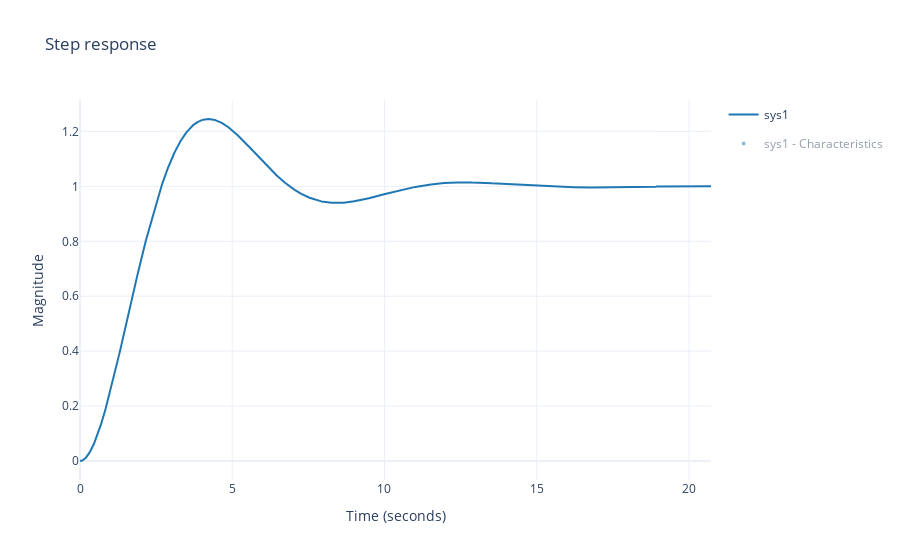
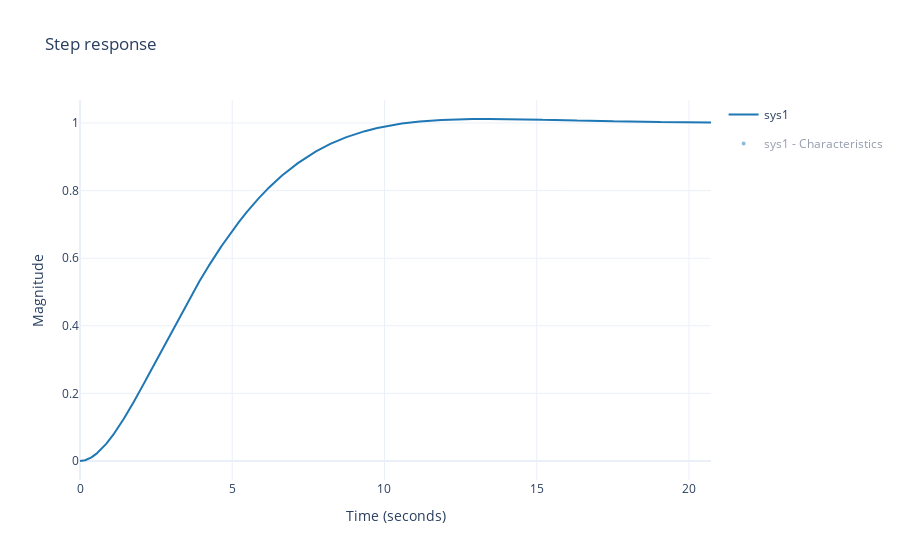
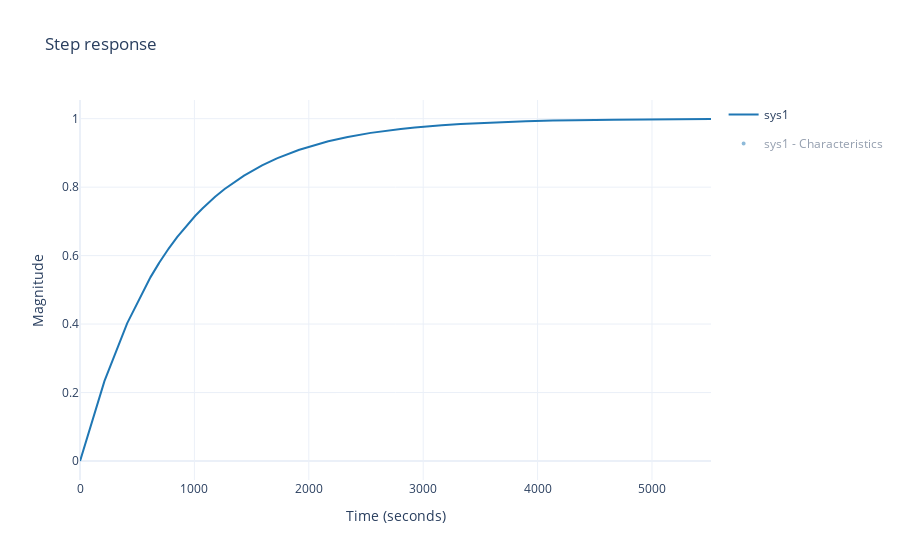

These figures' notebook cell, in order:
### Markdown cell above
À toi de jouer!

Code les différentes cellules pour réaliser les différents correcteurs présentés au cours de la séance.

### Code cell
# [À compléter par toi !]

#correccteur P
Kp = 0.01
G_BF_Kp = ml.feedback(Kp*H_arm,1)
print(G_BF_Kp)
rlf.step(G_BF_Kp, plot_infos=True);
#correccteur PI
Kp = 0.01
Ki = 0.25
G_BF_Kp_Ki = ml.feedback(Kp*Ki*H_arm,1)
print(G_BF_Kp_Ki)
rlf.step(G_BF_Kp_Ki, plot_infos=True);
#correccteur PID
Kp = 0.01
Ki = 0.25
Kd = 0.005
G_BF_Kp_Ki_Kd = ml.feedback(Kp*Ki*Kd*H_arm,1)
print(G_BF_Kp_Ki_Kd)
rlf.step(G_BF_Kp_Ki_Kd, plot_infos=True);

### Figure 1 — Plotly figure (JSON) as saved in the notebook; plotly's stock layout.template omitted (floating-point values rounded to 4 significant figures; data arrays with more than 128 entries replaced by an {"elided": "..."} marker saying what was removed)
{"data": [{"line": {"color": "#1F77B4"}, "name": "sys1", "type": "scatter", "x": {"elided": "10000 float values"}, "y": {"elided": "10000 float values"}}, {"customdata": [null], "hoverinfo": "none", "hovertemplate": "<b>DC Gain</b>: %{y:.3f}<br>", "legendgroup": "sys1 - Characteristics", "marker": {"color": "#1F77B4", "line": {"color": "#1F77B4", "width": 2}, "size": 6, "symbol": "circle"}, "mode": "markers", "name": "sys1 - DCGain", "showlegend": false, "type": "scatter", "visible": "legendonly", "x": [20.72], "y": [1.001]}, {"legendgroup": "sys1 - Characteristics", "line": {"color": "#1F77B4", "dash": "dot", "width": 2}, "mode": "lines", "name": "sys1 - Up limit", "showlegend": false, "type": "scatter", "visible": "legendonly", "x": [0, 20.72], "y": [1.001, 1.001]}, {"legendgroup": "sys1 - Characteristics", "line": {"color": "#1F77B4", "dash": "dot", "width": 2}, "mode": "lines", "name": "sys1 - Up limit", "showlegend": false, "type": "scatter", "visible": "legendonly", "x": [0, 20.72], "y": [1.051, 1.051]}, {"legendgroup": "sys1 - Characteristics", "line": {"color": "#1F77B4", "dash": "dot", "width": 2}, "mode": "lines", "name": "sys1 - Low limit", "showlegend": false, "type": "scatter", "visible": "legendonly", "x": [0, 20.72], "y": [0.9508, 0.9508]}, {"customdata": [9.252], "hoverinfo": "none", "hovertemplate": "<b>SettlingTime</b>: %{x:.3f}s<br>", "legendgroup": "sys1 - Characteristics", "marker": {"color": "#1F77B4", "line": {"color": "#1F77B4", "width": 2}, "size": 6, "symbol": "circle"}, "mode": "markers", "name": "sys1 - SettlingTime", "showlegend": false, "type": "scatter", "visible": "legendonly", "x": [9.252], "y": [0.9508]}, {"legendgroup": "sys1 - Characteristics", "line": {"color": "#1F77B4", "dash": "dot", "width": 2}, "mode": "lines", "name": "sys1 - SettlingTime", "showlegend": false, "type": "scatter", "visible": "legendonly", "x": [9.252, 9.252], "y": [0, 0.9508]}, {"legendgroup": "sys1 - Characteristics", "line": {"color": "#1F77B4", "dash": "dot", "width": 2}, "mode": "lines", "name": "sys1 - RiseTime left limit", "showlegend": false, "type": "scatter", "visible": "legendonly", "x": [0.5907, 0.5907], "y": [0, 0.901]}, {"legendgroup": "sys1 - Characteristics", "line": {"color": "#1F77B4", "dash": "dot", "width": 2}, "mode": "lines", "name": "sys1 - RiseTime right limit", "showlegend": false, "type": "scatter", "visible": "legendonly", "x": [2.4, 2.4], "y": [0, 0.901]}, {"legendgroup": "sys1 - Characteristics", "line": {"color": "#1F77B4", "dash": "dot", "width": 2}, "mode": "lines", "name": "sys1 - RiseTime horizontal limit", "showlegend": false, "type": "scatter", "visible": "legendonly", "x": [0, 2.4], "y": [0.901, 0.901]}, {"customdata": [1.809], "hoverinfo": "none", "hovertemplate": "<b>RiseTime</b>: %{customdata:.3f}s<br>", "legendgroup": "sys1 - Characteristics", "marker": {"color": "#1F77B4", "line": {"color": "#1F77B4", "width": 2}, "size": 6, "symbol": "circle"}, "mode": "markers", "name": "sys1 - RiseTime", "showlegend": false, "type": "scatter", "visible": "legendonly", "x": [2.4], "y": [0.901]}, {"legendgroup": "sys1 - Characteristics", "line": {"color": "#1F77B4", "dash": "dot", "width": 2}, "mode": "lines", "name": "sys1 - Overshoot vertical line", "showlegend": false, "type": "scatter", "visible": "legendonly", "x": [4.216, 4.216], "y": [0, 1.245]}, {"legendgroup": "sys1 - Characteristics", "line": {"color": "#1F77B4", "dash": "dot", "width": 2}, "mode": "lines", "name": "sys1 - Overshoot horizontal line", "showlegend": false, "type": "scatter", "visible": "legendonly", "x": [0, 4.216], "y": [1.245, 1.245]}, {"customdata": [24.43], "hoverinfo": "none", "hovertemplate": "<b>Peak</b>: %{y:.3f}<br><b>Peak time</b>: %{x:.3f}s<br><b>Overshoot</b>: %{customdata:.3f}%<br>", "legendgroup": "sys1 - Characteristics", "marker": {"color": "#1F77B4", "line": {"color": "#1F77B4", "width": 2}, "size": 6, "symbol": "circle"}, "mode": "markers", "name": "sys1 - Overshoot", "showlegend": false, "type": "scatter", "visible": "legendonly", "x": [4.216], "y": [1.245]}, {"legendgroup": "sys1 - Characteristics", "marker": {"color": "#1F77B4", "line": {"color": "#1F77B4", "width": 2}, "size": 1, "symbol": "circle"}, "mode": "markers", "name": "sys1 - Characteristics", "type": "scatter", "visible": "legendonly", "x": [10.36], "y": [0.9819]}], "layout": {"title": {"text": "Step response"}, "xaxis": {"title": {"text": "Time (seconds)"}}, "yaxis": {"title": {"text": "Magnitude"}}}}

### Figure 2 — Plotly figure (JSON) as saved in the notebook; plotly's stock layout.template omitted (floating-point values rounded to 4 significant figures; data arrays with more than 128 entries replaced by an {"elided": "..."} marker saying what was removed)
{"data": [{"line": {"color": "#1F77B4"}, "name": "sys1", "type": "scatter", "x": {"elided": "10000 float values"}, "y": {"elided": "10000 float values"}}, {"customdata": [null], "hoverinfo": "none", "hovertemplate": "<b>DC Gain</b>: %{y:.3f}<br>", "legendgroup": "sys1 - Characteristics", "marker": {"color": "#1F77B4", "line": {"color": "#1F77B4", "width": 2}, "size": 6, "symbol": "circle"}, "mode": "markers", "name": "sys1 - DCGain", "showlegend": false, "type": "scatter", "visible": "legendonly", "x": [20.72], "y": [1.001]}, {"legendgroup": "sys1 - Characteristics", "line": {"color": "#1F77B4", "dash": "dot", "width": 2}, "mode": "lines", "name": "sys1 - Up limit", "showlegend": false, "type": "scatter", "visible": "legendonly", "x": [0, 20.72], "y": [1.001, 1.001]}, {"legendgroup": "sys1 - Characteristics", "line": {"color": "#1F77B4", "dash": "dot", "width": 2}, "mode": "lines", "name": "sys1 - Up limit", "showlegend": false, "type": "scatter", "visible": "legendonly", "x": [0, 20.72], "y": [1.051, 1.051]}, {"legendgroup": "sys1 - Characteristics", "line": {"color": "#1F77B4", "dash": "dot", "width": 2}, "mode": "lines", "name": "sys1 - Low limit", "showlegend": false, "type": "scatter", "visible": "legendonly", "x": [0, 20.72], "y": [0.9512, 0.9512]}, {"customdata": [8.553], "hoverinfo": "none", "hovertemplate": "<b>SettlingTime</b>: %{x:.3f}s<br>", "legendgroup": "sys1 - Characteristics", "marker": {"color": "#1F77B4", "line": {"color": "#1F77B4", "width": 2}, "size": 6, "symbol": "circle"}, "mode": "markers", "name": "sys1 - SettlingTime", "showlegend": false, "type": "scatter", "visible": "legendonly", "x": [8.553], "y": [0.9511]}, {"legendgroup": "sys1 - Characteristics", "line": {"color": "#1F77B4", "dash": "dot", "width": 2}, "mode": "lines", "name": "sys1 - SettlingTime", "showlegend": false, "type": "scatter", "visible": "legendonly", "x": [8.553, 8.553], "y": [0, 0.9511]}, {"legendgroup": "sys1 - Characteristics", "line": {"color": "#1F77B4", "dash": "dot", "width": 2}, "mode": "lines", "name": "sys1 - RiseTime left limit", "showlegend": false, "type": "scatter", "visible": "legendonly", "x": [1.264, 1.264], "y": [0, 0.9012]}, {"legendgroup": "sys1 - Characteristics", "line": {"color": "#1F77B4", "dash": "dot", "width": 2}, "mode": "lines", "name": "sys1 - RiseTime right limit", "showlegend": false, "type": "scatter", "visible": "legendonly", "x": [7.482, 7.482], "y": [0, 0.9012]}, {"legendgroup": "sys1 - Characteristics", "line": {"color": "#1F77B4", "dash": "dot", "width": 2}, "mode": "lines", "name": "sys1 - RiseTime horizontal limit", "showlegend": false, "type": "scatter", "visible": "legendonly", "x": [0, 7.482], "y": [0.9012, 0.9012]}, {"customdata": [6.218], "hoverinfo": "none", "hovertemplate": "<b>RiseTime</b>: %{customdata:.3f}s<br>", "legendgroup": "sys1 - Characteristics", "marker": {"color": "#1F77B4", "line": {"color": "#1F77B4", "width": 2}, "size": 6, "symbol": "circle"}, "mode": "markers", "name": "sys1 - RiseTime", "showlegend": false, "type": "scatter", "visible": "legendonly", "x": [7.482], "y": [0.9012]}, {"legendgroup": "sys1 - Characteristics", "line": {"color": "#1F77B4", "dash": "dot", "width": 2}, "mode": "lines", "name": "sys1 - Overshoot vertical line", "showlegend": false, "type": "scatter", "visible": "legendonly", "x": [13.33, 13.33], "y": [0, 1.012]}, {"legendgroup": "sys1 - Characteristics", "line": {"color": "#1F77B4", "dash": "dot", "width": 2}, "mode": "lines", "name": "sys1 - Overshoot horizontal line", "showlegend": false, "type": "scatter", "visible": "legendonly", "x": [0, 13.33], "y": [1.012, 1.012]}, {"customdata": [1.053], "hoverinfo": "none", "hovertemplate": "<b>Peak</b>: %{y:.3f}<br><b>Peak time</b>: %{x:.3f}s<br><b>Overshoot</b>: %{customdata:.3f}%<br>", "legendgroup": "sys1 - Characteristics", "marker": {"color": "#1F77B4", "line": {"color": "#1F77B4", "width": 2}, "size": 6, "symbol": "circle"}, "mode": "markers", "name": "sys1 - Overshoot", "showlegend": false, "type": "scatter", "visible": "legendonly", "x": [13.33], "y": [1.012]}, {"legendgroup": "sys1 - Characteristics", "marker": {"color": "#1F77B4", "line": {"color": "#1F77B4", "width": 2}, "size": 1, "symbol": "circle"}, "mode": "markers", "name": "sys1 - Characteristics", "type": "scatter", "visible": "legendonly", "x": [10.36], "y": [0.9954]}], "layout": {"title": {"text": "Step response"}, "xaxis": {"title": {"text": "Time (seconds)"}}, "yaxis": {"title": {"text": "Magnitude"}}}}

### Figure 3 — Plotly figure (JSON) as saved in the notebook; plotly's stock layout.template omitted (floating-point values rounded to 4 significant figures; data arrays with more than 128 entries replaced by an {"elided": "..."} marker saying what was removed)
{"data": [{"line": {"color": "#1F77B4"}, "name": "sys1", "type": "scatter", "x": {"elided": "10000 float values"}, "y": {"elided": "10000 float values"}}, {"customdata": [null], "hoverinfo": "none", "hovertemplate": "<b>DC Gain</b>: %{y:.3f}<br>", "legendgroup": "sys1 - Characteristics", "marker": {"color": "#1F77B4", "line": {"color": "#1F77B4", "width": 2}, "size": 6, "symbol": "circle"}, "mode": "markers", "name": "sys1 - DCGain", "showlegend": false, "type": "scatter", "visible": "legendonly", "x": [5516.0], "y": [0.999]}, {"legendgroup": "sys1 - Characteristics", "line": {"color": "#1F77B4", "dash": "dot", "width": 2}, "mode": "lines", "name": "sys1 - Up limit", "showlegend": false, "type": "scatter", "visible": "legendonly", "x": [0, 5516.0], "y": [0.999, 0.999]}, {"legendgroup": "sys1 - Characteristics", "line": {"color": "#1F77B4", "dash": "dot", "width": 2}, "mode": "lines", "name": "sys1 - Up limit", "showlegend": false, "type": "scatter", "visible": "legendonly", "x": [0, 5516.0], "y": [1.049, 1.049]}, {"legendgroup": "sys1 - Characteristics", "line": {"color": "#1F77B4", "dash": "dot", "width": 2}, "mode": "lines", "name": "sys1 - Low limit", "showlegend": false, "type": "scatter", "visible": "legendonly", "x": [0, 5516.0], "y": [0.949, 0.949]}, {"customdata": [2378.0], "hoverinfo": "none", "hovertemplate": "<b>SettlingTime</b>: %{x:.3f}s<br>", "legendgroup": "sys1 - Characteristics", "marker": {"color": "#1F77B4", "line": {"color": "#1F77B4", "width": 2}, "size": 6, "symbol": "circle"}, "mode": "markers", "name": "sys1 - SettlingTime", "showlegend": false, "type": "scatter", "visible": "legendonly", "x": [2378.0], "y": [0.949]}, {"legendgroup": "sys1 - Characteristics", "line": {"color": "#1F77B4", "dash": "dot", "width": 2}, "mode": "lines", "name": "sys1 - SettlingTime", "showlegend": false, "type": "scatter", "visible": "legendonly", "x": [2378.0, 2378.0], "y": [0, 0.949]}, {"legendgroup": "sys1 - Characteristics", "line": {"color": "#1F77B4", "dash": "dot", "width": 2}, "mode": "lines", "name": "sys1 - RiseTime left limit", "showlegend": false, "type": "scatter", "visible": "legendonly", "x": [86.06, 86.06], "y": [0, 0.8991]}, {"legendgroup": "sys1 - Characteristics", "line": {"color": "#1F77B4", "dash": "dot", "width": 2}, "mode": "lines", "name": "sys1 - RiseTime right limit", "showlegend": false, "type": "scatter", "visible": "legendonly", "x": [1833.0, 1833.0], "y": [0, 0.8991]}, {"legendgroup": "sys1 - Characteristics", "line": {"color": "#1F77B4", "dash": "dot", "width": 2}, "mode": "lines", "name": "sys1 - RiseTime horizontal limit", "showlegend": false, "type": "scatter", "visible": "legendonly", "x": [0, 1833.0], "y": [0.8991, 0.8991]}, {"customdata": [1747.0], "hoverinfo": "none", "hovertemplate": "<b>RiseTime</b>: %{customdata:.3f}s<br>", "legendgroup": "sys1 - Characteristics", "marker": {"color": "#1F77B4", "line": {"color": "#1F77B4", "width": 2}, "size": 6, "symbol": "circle"}, "mode": "markers", "name": "sys1 - RiseTime", "showlegend": false, "type": "scatter", "visible": "legendonly", "x": [1833.0], "y": [0.8991]}, {"legendgroup": "sys1 - Characteristics", "line": {"color": "#1F77B4", "dash": "dot", "width": 2}, "mode": "lines", "name": "sys1 - Overshoot vertical line", "showlegend": false, "type": "scatter", "visible": "legendonly", "x": [5516.0, 5516.0], "y": [0, 0.999]}, {"legendgroup": "sys1 - Characteristics", "line": {"color": "#1F77B4", "dash": "dot", "width": 2}, "mode": "lines", "name": "sys1 - Overshoot horizontal line", "showlegend": false, "type": "scatter", "visible": "legendonly", "x": [0, 5516.0], "y": [0.999, 0.999]}, {"customdata": [0], "hoverinfo": "none", "hovertemplate": "<b>Peak</b>: %{y:.3f}<br><b>Peak time</b>: %{x:.3f}s<br><b>Overshoot</b>: %{customdata:.3f}%<br>", "legendgroup": "sys1 - Characteristics", "marker": {"color": "#1F77B4", "line": {"color": "#1F77B4", "width": 2}, "size": 6, "symbol": "circle"}, "mode": "markers", "name": "sys1 - Overshoot", "showlegend": false, "type": "scatter", "visible": "legendonly", "x": [5516.0], "y": [0.999]}, {"legendgroup": "sys1 - Characteristics", "marker": {"color": "#1F77B4", "line": {"color": "#1F77B4", "width": 2}, "size": 1, "symbol": "circle"}, "mode": "markers", "name": "sys1 - Characteristics", "type": "scatter", "visible": "legendonly", "x": [2758.0], "y": [0.9683]}], "layout": {"title": {"text": "Step response"}, "xaxis": {"title": {"text": "Time (seconds)"}}, "yaxis": {"title": {"text": "Magnitude"}}}}
